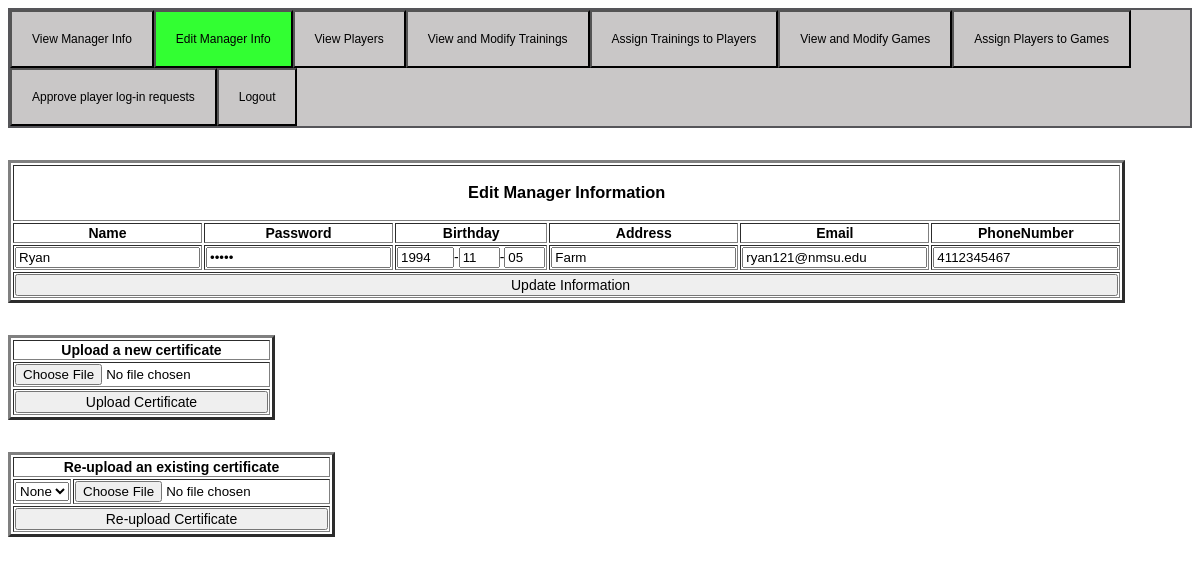
The page /cs482502/edit_manager_info.php (signed in) on the database its author committed.
### tables this page shows
create table Manager(
    ID	            int,
    LoginID	        varchar(16) not null,
    Name	        varchar(64) not null,
    Password	    varchar(8),
    Birthday	    date,
    Address	        varchar(128),
    Email	        varchar(32),
    PhoneNumber	    char(10),
    primary key(ID)
);

### cs482502/edit_manager_info.php (the view, shortened to what this page needs)
<!doctype html>
<?php
    include("manager_view.php");
    $p_ID = $_SESSION['login_user'];
    $manager_row = mysql_fetch_array(mysql_query("select * from Manager where ID = '$p_ID';"));
?>
<html>
    <head>
    </head>
    <body>
        <br><br>
        <table border = '3'>
                <tr>
                   <th colspan = '6'><h3> Edit Manager Information </h3></h3>
                </tr>
                <tr>
                    <th>Name</th>
                    <th>Password</th>
                    <th>Birthday</th>
                    <th>Address</th>
                    <th>Email</th>
                    <th>PhoneNumber</th>
                </tr>
                <tr>
                    <form method = "post">
                        <td><input type = "text" name = "name_input" class = "box" maxlength = "64" value = "<?php print $manager_row['Name'];?>" /></td>
                        <td><input type = "password" name = "password_input" class = "box" maxlength = "8" value = "<?php print $manager_row['Password']; ?>"/></td>
                        <td><input type = "text" name = "year_bday" class = "box" size = "4" maxlength = "4" onkeypress = "return event.charCode >= 48 && event.charCode <= 57" value = "<?php print date('Y', strtotime($manager_row['Birthday']));?>" />-<input type = "text" name = "month_bday" class = "box" size = "2" maxlength = "2" onkeypress = "return event.charCode >= 48 && event.charCode <= 57" value = "<?php print date('m',strtotime($manager_row['Birthday']));?>" />-<input type = "text" name = "day_bday" class = "box" size = "2" maxlength = "2" onkeypress = "return event.charCode >= 48 && event.charCode <= 57" value = "<?php print date('d',strtotime($manager_row['Birthday']));?>" /></td>
                        <td><input type = "text" name = "address_input" class = "box" maxlength = "128" value = "<?php print $manager_row['Address'];?>" /></td>
                        <td><input type = "text" name = "email_input" class = "box" maxlength = "32" value = "<?php print $manager_row['Email'];?>" /></td>
                        <td><input type = "text" name = "phone_number_input" class = "box" maxlength = "10" onkeypress = "return event.charCode >= 48 && event.charCode <= 57" value = "<?php print $manager_row['PhoneNumber'];?>" /></td>
                </tr>
                        <tr><th colspan = '6'><input type = "submit" name = "submit_info" value = "  Update Information" class = "op"/></th></tr>
        </table>
        <br><br>
        <table border = '3'>
            <form method = "post" enctype="multipart/form-data">
            <tr>
                <th> Upload a new certificate </th>
            </tr>
            <tr>
               <td><input type = "file" name = "file" id = "file"></td>
            </tr>
            <tr>
                <td><input type = "submit" value = "Upload Certificate" name = "upload_cert" class = "op"></td>
            </tr>
            </form>
        </table>
        <br><br>
        <table border = '3'>
            <form method = "post" enctype="multipart/form-data">
            <tr>
                <th colspan = '2'> Re-upload an existing certificate </th>
            </tr>
            <tr>
               <td>
                    <select required name = "reupload_id">
                        <option value = "">None</option>
                    </select>
               </td>
               <td><input type = "file" name = "reupload_file" id = "reupload_file"></td>
            </tr>
            <tr>
                <td colspan = '2'><input type = "submit" value = "Re-upload Certificate" name = "reupload_cert" class = "op"></td>
            </tr>
            </form>
        </table>
    </body>
</html>

### cs482502/manager_view.php (style rules this page uses)
body { font-family: "Helvetica", sans-serif; }

### cs482502/edit_manager_info.php (style rules this page uses)
body { font-family: Arial, Helvetica, sans-serif; font-size:14px; }
input.op { box-sizing: border-box; width:100%;font-size:100%; }

### rows shown on the page
manager: name_input "Ryan", year_bday "1994", month_bday "11", day_bday "05", address_input "Farm", email_input "ryan121@nmsu.edu", phone_number_input "4112345467"
